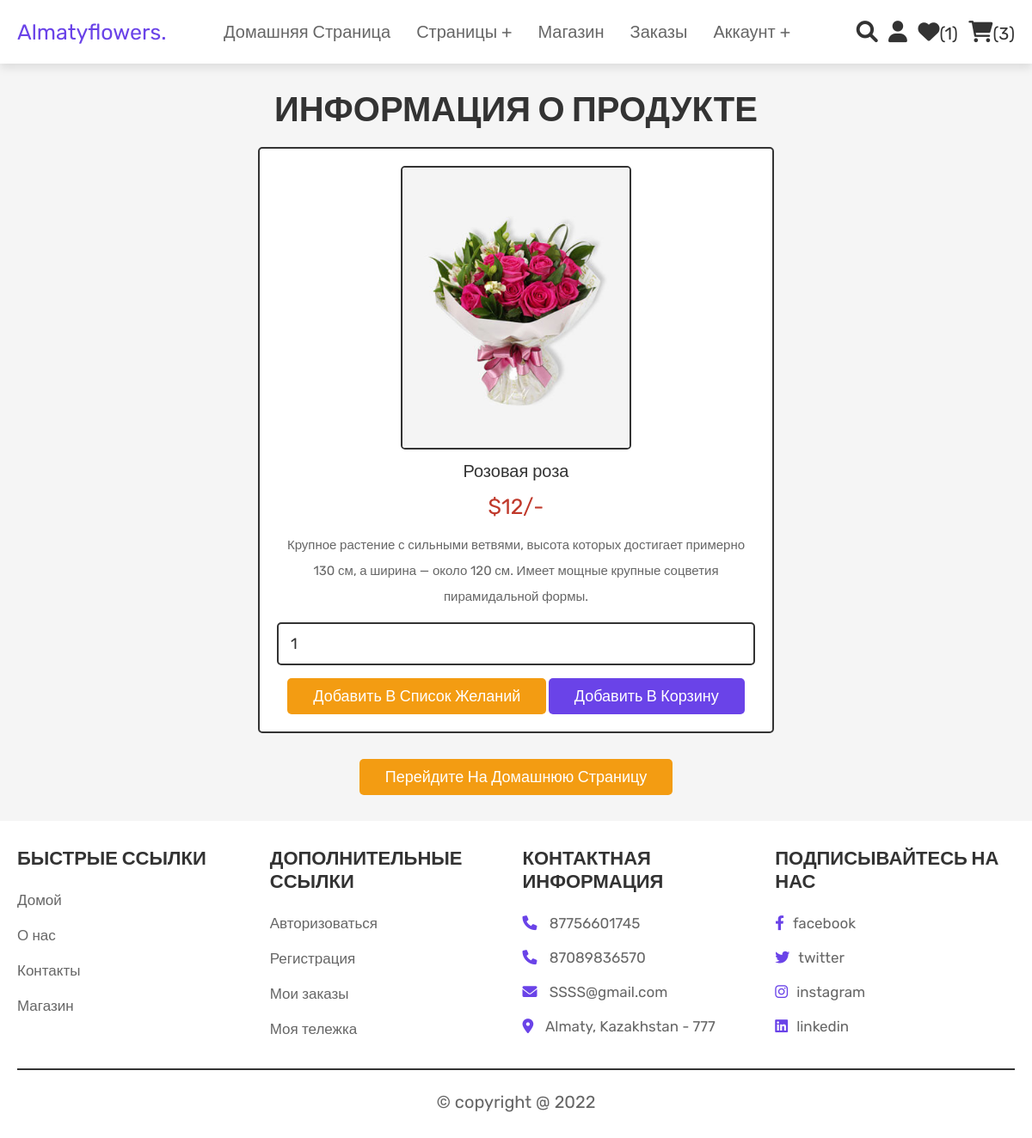
The page /view_page.php?pid=13 (signed in) on the database its author committed.
### tables this page shows
CREATE TABLE `products` (
  `id` int(100) NOT NULL,
  `name` varchar(100) NOT NULL,
  `details` varchar(500) NOT NULL,
  `price` int(100) NOT NULL,
  `image` varchar(100) NOT NULL
);

### view_page.php (the view, shortened to what this page needs)
<?php
@include 'config.php';
?>
<!DOCTYPE html>
<html lang="en">
<head>
   <link rel="stylesheet" href="https://cdnjs.cloudflare.com/ajax/libs/font-awesome/6.0.0/css/all.min.css">
   <link rel="stylesheet" href="css/style.css">
</head>
<body>
<?php @include 'header.php'; ?>
<section class="quick-view">
    <h1 class="title">информация о продукте</h1>
    <?php
        if(isset($_GET['pid'])){
            $pid = $_GET['pid'];
            $select_products = mysqli_query($conn, "SELECT * FROM `products` WHERE id = '$pid'") or die('query failed');
         if(mysqli_num_rows($select_products) > 0){
            while($fetch_products = mysqli_fetch_assoc($select_products)){
    ?>
    <form action="" method="POST">
         <img src="uploaded_img/<?php echo $fetch_products['image']; ?>" alt="" class="image">
         <div class="name"><?php echo $fetch_products['name']; ?></div>
         <div class="price">$<?php echo $fetch_products['price']; ?>/-</div>
         <div class="details"><?php echo $fetch_products['details']; ?></div>
         <input type="number" name="product_quantity" value="1" min="0" class="qty">
         <input type="submit" value="добавить в список желаний" name="add_to_wishlist" class="option-btn">
         <input type="submit" value="добавить в корзину" name="add_to_cart" class="btn">
      </form>
    <?php
            }
        }else{
        echo '<p class="empty">нет данных о продукте!</p>';
        }
    }
    ?>
    <div class="more-btn">
        <a href="home.php" class="option-btn">перейдите на домашнюю страницу</a>
    </div>
</section>
<?php @include 'footer.php'; ?>
</body>
</html>

### css/style.css (style rules this page uses)
:root { --pink:#6a43e8; --red:#c0392b; --orange:#f39c12; --black:#333; --white:#fff; --light-color:#666; --light-white:#ccc; --light-bg:#f5f5f5; --border:.2rem solid var(--black); --box-shadow:0 .5rem 1rem rgba(0,0,0,.1); }
* { font-family: 'Rubik', sans-serif; margin:0; padding:0; box-sizing: border-box; outline: none; border:none; text-decoration: none; transition:all .2s linear; }
html { font-size: 62.5%; overflow-x: hidden; scroll-behavior: smooth; scroll-padding-top: 6.5rem; }
body { background: var(--light-bg); }
section { padding:3rem 2rem; }
.btn, .delete-btn, .option-btn { display: inline-block; border-radius: .5rem; margin-top: 1rem; font-size: 1.8rem; color:var(--white); cursor: pointer; padding:1rem 3rem; text-transform: capitalize; }
.btn { background-color: var(--pink); }
.option-btn { background-color: var(--orange); }
.more-btn { margin-top: 2rem; text-align: center; }
.title { text-align: center; margin-bottom: 2rem; color:var(--black); text-transform: uppercase; font-size: 4rem; }
.quick-view form { max-width: 60rem; padding:2rem; text-align: center; border:var(--border); box-shadow: var(--border); border-radius: .5rem; background-color: var(--white); margin:0 auto; }
.quick-view form .image { height: 33rem; border:var(--border); border-radius: .5rem; }
.quick-view form .name { margin:1rem 0; font-size: 2rem; color:var(--black); }
.quick-view form .price { color:var(--red); font-size: 2.5rem; padding:.5rem 0; }
.quick-view form .details { padding:1rem 0; font-size: 1.5rem; color:var(--light-color); line-height: 2; }
.quick-view form .qty { width: 100%; padding:1.2rem 1.4rem; font-size: 1.8rem; color:var(--black); border-radius: .5rem; border:var(--border); margin:.5rem 0; }

### rows shown on the page
products: image (picture), name "Розовая роза", price "12", details "Крупное растение с сильными ветвями, высота которых достигает примерно 130 см, а ширина — около 120 см. Имеет мощные крупные соцветия пирамидальной формы."

### other values the page prints
$wishlist_num_rows "1"
$cart_num_rows "3"
